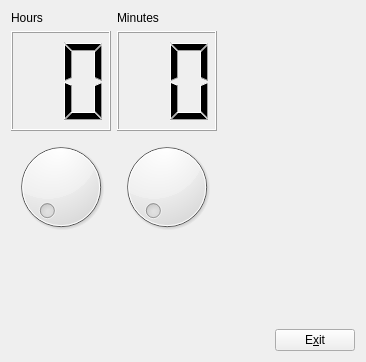
<?xml version="1.0" encoding="UTF-8"?>
<ui version="4.0">
 <class>MyForm</class>
 <widget class="QWidget" name="MyForm">
  <property name="geometry">
   <rect>
    <x>0</x>
    <y>0</y>
    <width>366</width>
    <height>362</height>
   </rect>
  </property>
  <property name="windowTitle">
   <string>MyForm</string>
  </property>
  <layout class="QVBoxLayout" name="verticalLayout_4">
   <item>
    <layout class="QHBoxLayout" name="horizontalLayout_3">
     <item>
      <layout class="QVBoxLayout" name="verticalLayout_2">
       <item>
        <widget class="QLabel" name="label">
         <property name="text">
          <string>Hours</string>
         </property>
        </widget>
       </item>
       <item>
        <widget class="QLCDNumber" name="lcdNumber">
         <property name="minimumSize">
          <size>
           <width>100</width>
           <height>100</height>
          </size>
         </property>
         <property name="digitCount">
          <number>2</number>
         </property>
        </widget>
       </item>
       <item>
        <widget class="QDial" name="dial">
         <property name="maximum">
          <number>23</number>
         </property>
        </widget>
       </item>
      </layout>
     </item>
     <item>
      <layout class="QVBoxLayout" name="verticalLayout">
       <item>
        <widget class="QLabel" name="label_2">
         <property name="text">
          <string>Minutes</string>
         </property>
        </widget>
       </item>
       <item>
        <widget class="QLCDNumber" name="lcdNumber_2">
         <property name="minimumSize">
          <size>
           <width>100</width>
           <height>100</height>
          </size>
         </property>
         <property name="digitCount">
          <number>2</number>
         </property>
        </widget>
       </item>
       <item>
        <widget class="QDial" name="dial_2">
         <property name="maximum">
          <number>59</number>
         </property>
        </widget>
       </item>
      </layout>
     </item>
     <item>
      <spacer name="horizontalSpacer_2">
       <property name="orientation">
        <enum>Qt::Horizontal</enum>
       </property>
       <property name="sizeHint" stdset="0">
        <size>
         <width>40</width>
         <height>20</height>
        </size>
       </property>
      </spacer>
     </item>
    </layout>
   </item>
   <item>
    <layout class="QHBoxLayout" name="horizontalLayout">
     <item>
      <layout class="QHBoxLayout" name="horizontalLayout_2">
       <item>
        <spacer name="horizontalSpacer">
         <property name="orientation">
          <enum>Qt::Horizontal</enum>
         </property>
         <property name="sizeHint" stdset="0">
          <size>
           <width>40</width>
           <height>20</height>
          </size>
         </property>
        </spacer>
       </item>
      </layout>
     </item>
     <item>
      <layout class="QVBoxLayout" name="verticalLayout_3">
       <item>
        <spacer name="verticalSpacer">
         <property name="orientation">
          <enum>Qt::Vertical</enum>
         </property>
         <property name="sizeHint" stdset="0">
          <size>
           <width>20</width>
           <height>40</height>
          </size>
         </property>
        </spacer>
       </item>
       <item>
        <widget class="QPushButton" name="pushButton">
         <property name="text">
          <string>E&amp;xit</string>
         </property>
        </widget>
       </item>
      </layout>
     </item>
    </layout>
   </item>
  </layout>
 </widget>
 <resources/>
 <connections>
  <connection>
   <sender>dial</sender>
   <signal>valueChanged(int)</signal>
   <receiver>lcdNumber</receiver>
   <slot>display(int)</slot>
   <hints>
    <hint type="sourcelabel">
     <x>113</x>
     <y>184</y>
    </hint>
    <hint type="destinationlabel">
     <x>109</x>
     <y>95</y>
    </hint>
   </hints>
  </connection>
  <connection>
   <sender>dial_2</sender>
   <signal>valueChanged(int)</signal>
   <receiver>lcdNumber_2</receiver>
   <slot>display(int)</slot>
   <hints>
    <hint type="sourcelabel">
     <x>289</x>
     <y>189</y>
    </hint>
    <hint type="destinationlabel">
     <x>274</x>
     <y>106</y>
    </hint>
   </hints>
  </connection>
  <connection>
   <sender>pushButton</sender>
   <signal>clicked()</signal>
   <receiver>MyForm</receiver>
   <slot>close()</slot>
   <hints>
    <hint type="sourcelabel">
     <x>351</x>
     <y>261</y>
    </hint>
    <hint type="destinationlabel">
     <x>347</x>
     <y>209</y>
    </hint>
   </hints>
  </connection>
 </connections>
</ui>
